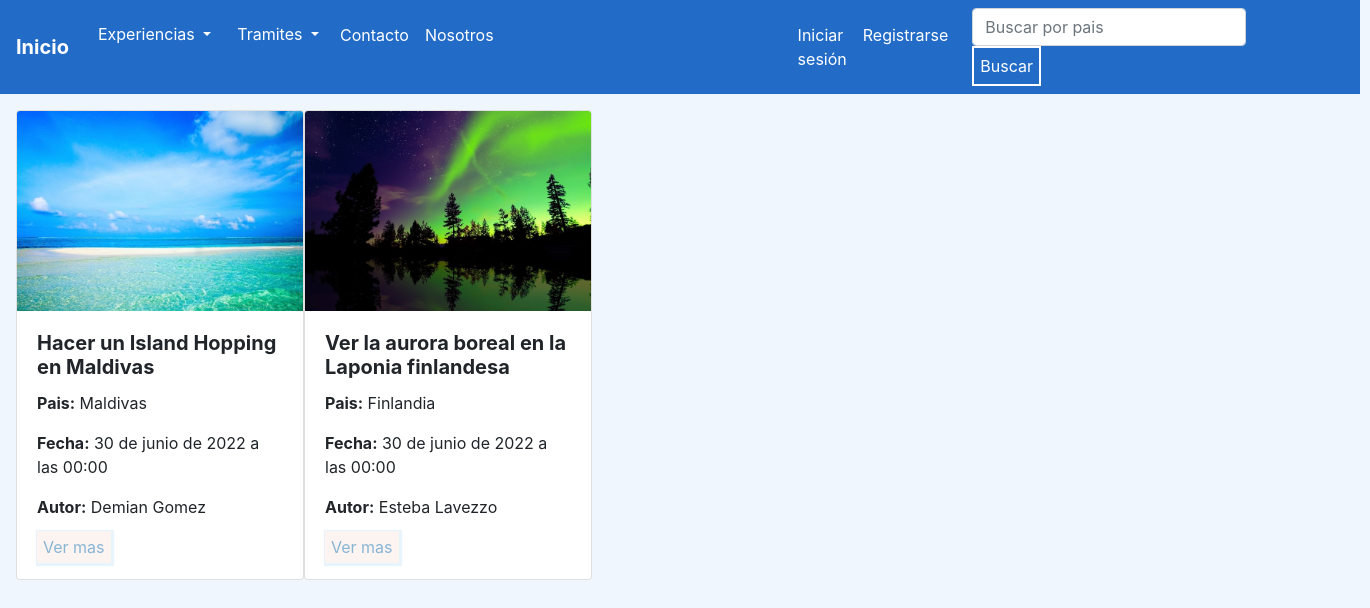
The page /ver-experiencias/ on the database as committed earlier.
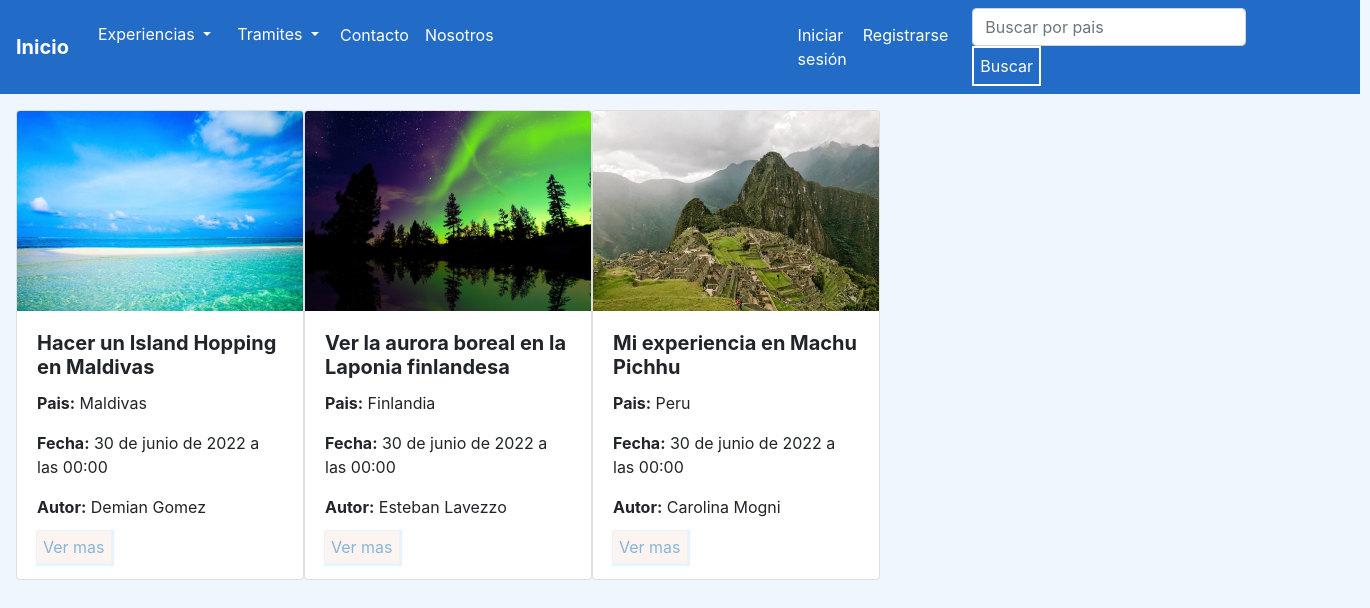
The same page on the database as committed later.
### experiencias/models.py (models this page shows, shortened)
class Experiencias (models.Model):
    titulo = models.CharField(max_length=100)
    pais = models.CharField(max_length=50)
    fecha = models.DateTimeField(null=True)
    autor = models.CharField(max_length=50)
    cuerpo = models.TextField(max_length=10000)
    image = models.ImageField(upload_to = 'imagenes_experiencias/', blank=True, null=True)
    is_active = models.BooleanField(default=True)
    class Meta:
        verbose_name = 'Experiencias'
        verbose_name_plural = 'Experiencias'

### experiencias/views.py (the view)
# urls.py: path('ver-experiencias/', ver_experiencias, name = 'ver-experiencias'),
def ver_experiencias(request):
    experiencias = Experiencias.objects.all()
    context = {'experiencias':experiencias}
    return render(request, 'experiencias/ver_experiencias.html', context=context)

### templates/experiencias/ver_experiencias.html (shortened to what this page needs)
{% extends 'base.html' %}
{% block contenido %}
<div class="d-flex " style="margin-top:1rem; margin-left: 1rem; ">
    {% for experiencia  in  experiencias %}
    <div class="card " style="width: 18rem;">
        {% if experiencia.image %}
           <img src="{{experiencia.image.url}}" style="min-width: 250px; min-height:200px;max-width: 2000px; max-height:200px;" class="card-img-top" >
        {% endif %}
        <div class="card-body">
            <h5 class="card-title"><b>{{experiencia.titulo}}</b></h5>
            <p class="card-text"><b>Pais:</b> {{experiencia.pais}}</p>
            <p class="card-text"><b>Fecha:</b> {{experiencia.fecha}}</p>
            <p class="card-text"><b>Autor:</b> {{experiencia.autor}}</p>
            <a href="/detalle-experiencia/{{experiencia.id}}/" class="Boton">Ver mas</a>
        </div>
    </div>
    {% endfor %}
</div>
{% endblock %}

### templates/base.html (shortened to what this page needs)
<!DOCTYPE html>
<html lang="en">
<head>
    {% load static %}
    <link rel="stylesheet" href="https://cdn.jsdelivr.net/npm/bootstrap@4.6.1/dist/css/bootstrap.min.css"
>
        <link rel="stylesheet"  href="{% static 'blog_viaje-GomezMogniLavezzo/styles.css' %}" type="text/css">
</head>
<header>
    <nav class="navbar navbar-expand-lg navbar "  >
        <a class="navbar-brand text-white" href="/"><b>Inicio </b></a>
        <div class="collapse navbar-collapse" id="navbarSupportedContent">
            <ul class="navbar-nav mr-auto">
                <li class="nav-item" >
                    <div class="btn-group"  >
                        <button type="button" class="btn dropdown-toggle text-white " data-toggle="dropdown" aria-expanded="false" >
                            Experiencias
                        </button>
                </li>
                <li class="nav-item" >
                    <div class="btn-group"  >
                        <button type="button" class="btn dropdown-toggle text-white " data-toggle="dropdown" aria-expanded="false" >
                            Tramites
                        </button>
                </li>
                <li class="nav-item">
                    <a class="nav-link text-white" href="/contacto/">Contacto</a>
                </li>
                <li class="nav-item" >
                    <a class="nav-link text-white" href="/nosotros/">Nosotros</a>
                </li>
                {% if user.is_authenticated %}
                    <div class="btn-group" style="margin-left:27rem ;">
                        <button type="button" class="btn  dropdown-toggle" data-toggle="dropdown" aria-expanded="false" >
                            {% if user.image %}
                               <img src="{{user.image.url}}" width="35px" height="35px" style=" margin-top:2.5%;border-style: solid; border-color: rgb(1, 75, 173);  ">
                            {% else %}
                               <img src="\media\imagenes_User\usuariodefault.jpg" width="35px" height="35px" style=" margin-top:2.5%;border-style: solid; border-color: rgb(1, 75, 173);  ">
                            {% endif %}
                        </button>
                        <div class="dropdown-menu">
                            <a class="dropdown-item" href="/Perfil/{{user.id}}/"> Perfil </a>
                            <a class="dropdown-item" href="{% url 'logout' %}">Cerrar sesión</a>
                      </div>
                {% else %}
                    <li class="nav-item">
                        <a class="nav-link text-white" href="{% url 'login' %}" style="margin-left: 18rem;">Iniciar sesión </a>
                    </li>
                    <li class="nav-item">
                        <a class="nav-link text-white" href="/registro/">Registrarse</a>
                    </li>
                    <li class="nav-item" >
                        <a class="nav-link text-white" href="#">{{request.user.username}}</a>
                    </li>
                {% endif %}
            </ul>
            <form class="form-inline my-2 my-lg-0" action ="/search_experiencias_view/" method = "GET" style="margin-right: 4%;">
                <input  class="form-control mr-sm-2" type="text" placeholder="Buscar por pais" aria-label="Search" name = 'search'>
                <button class="BotonBuscador " type="submit">Buscar</button>
            </form>
        </div>
    </nav>
</header>
<body >
{% block contenido %}
{% endblock %}
</body>
</html>

### static/blog_viaje-GomezMogniLavezzo/styles.css (style rules this page uses)
html { height: 100%; }
body { background-color: rgb(239, 246, 253); max-width: 1360px; position: absolute; }
header { width: 1360px; background-color: rgb(34, 108, 200); height: 10%; max-height: 10%; display: block; }
.Boton { padding: 6px ; background-color: rgba(252, 244, 241, 0.949); box-shadow: 1px 1px 1px 2px rgba(34, 144, 222, 0.1); color: rgb(136, 181, 213); border-style: initial; border-color: rgba(104, 104, 104, 0.949); text-decoration: solid; }
.BotonBuscador { padding: 6px ; background-color: rgb(34, 108, 200); color: rgb(255, 255, 255); border-color:rgb(255, 255, 255); border-style:solid; }

Rows that differ between the two databases and show on the page:
changed Experiencias "Ver la aurora boreal en la Laponia finlandesa": autor "Esteba Lavezzo" → "Esteban Lavezzo"
added Experiencias: image (picture), titulo "Mi experiencia en Machu Pichhu", pais "Peru", fecha "30 de junio de 2022 a las 00:00", autor "Carolina Mogni"
